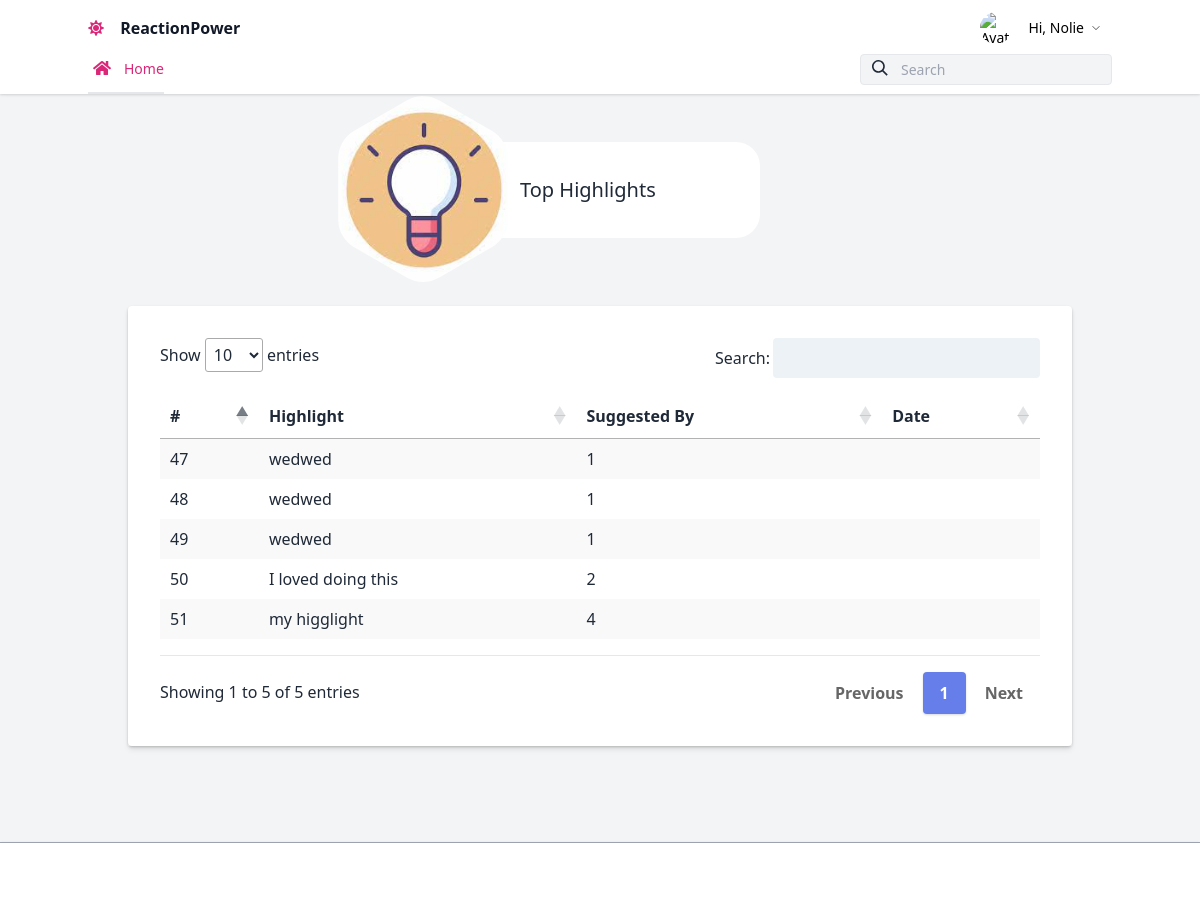
Screenshot of /responses/highlights/ (signed in) with the database file from the repository.
### responses/models.py (models this page shows)
class Responses(models.Model):
    CHOICES = [('1', 1),
               ('2', 2),
               ('3', 3),
               ('4', 4),
               ('5', 5), ]
    morale = models.IntegerField(max_length=1, null=True)
    top_goal = models.CharField(max_length=200, null=True)
    highlights = models.CharField(max_length=200, null=True)
    lowlights = models.CharField(max_length=200, null=True)
    w_load = models.CharField(max_length=500, null=True)
    goal_obs = models.CharField(max_length=100, null=True)
    m_tip = models.CharField(max_length=500, null=True)
    date = models.DateTimeField(auto_now=True,null=False)
    employee = models.ForeignKey(User, on_delete=models.SET_NULL, null=True, blank=True)

### responses/views.py (the view)
# urls.py: path('highlights/', views.top_highlights, name='highlights'),
@login_required
def top_highlights(request):
    highligh = Responses.objects.all()
    context = {
        'highlight': highligh.values()
    }
    return render(request, "responses/highlights.html", context)

### responses/templates/responses/highlights.html (shortened to what this page needs)
{% extends 'responses/base.html' %}
{% load response_tags %}
{% block body %}
<div class="flex items-center justify-center  bg-gray-100" style="margin-top:30px;">
    <div class="flex flex-col items-center w-full max-w-xs p-4 bg-white rounded-3xl md:flex-row">
        <div class="-mt-28 md:-my-16 md:-ml-32" style="clip-path: url(#roundedPolygon)">
            <img
                    class="w-auto h-48"
                    alt="Ahmed Kamel"
            />
        </div>
        <div class="flex flex-col space-y-4">
            <div class="flex flex-col items-center md:items-start">
                <h2 class="text-xl font-medium">Top Highlights </h2>
            </div>
        </div>
    </div>
</div>
<div class="flex mb-4">
    <div class="container w-full md:w-5/5 xl:w-4/5  mx-auto px-2">
        <div class="w-full md:w-5/5 mx-auto p-8">
            <div class="relative pt-1">
                <div class="flex mb-2 items-center justify-between">
                    <div>
                                                <span class="text-xs font-semibold inline-block py-1 px-2 uppercase">
                                                </span>
                    </div>
                </div>
            </div>
            <div class="shadow-md">
                <div id='recipients' class="p-8 mt-6 lg:mt-0 rounded shadow bg-white">
            <table id="example" class="stripe hover" style="width:100%; padding-top: 1em;  padding-bottom: 1em;">
                <thead>
                <tr>
                    <th data-priority="1">#</th>
                    <th data-priority="1">Highlight</th>
                    <th data-priority="2">Suggested By</th>
                    <th data-priority="3">Date</th>
                </tr>
                </thead>
                <tbody>
                {% for item in highlight %}
                <tr>
                    <td>{{ item.id }}</td>
                    <td>{{ item.highlights }}</td>
                    <td>{{ item.employee_id }}</td>
                    <td>{{ item.LastName }}</td>
                </tr>
                {% endfor %}
                </tbody>
            </table>
        </div>
            </div>
        </div>
    </div>
</div>
{% endblock body %}

### responses/templates/responses/navbar.html (shortened to what this page needs)
<nav id="header" class="bg-white fixed w-full z-10 top-0 shadow">
    <div class="w-full container mx-auto flex flex-wrap items-center mt-0 pt-3 pb-3 md:pb-0">
        <div class="w-1/2 pl-2 md:pl-0">
            <a class="text-gray-900 text-base xl:text-xl no-underline hover:no-underline font-bold" href="#">
                <i class="fas fa-sun text-pink-600 pr-3"></i> ReactionPower
            </a>
        </div>
        <div class="w-1/2 pr-0">
            <div class="flex relative inline-block float-right">
                <div class="relative text-sm">
                    <button id="userButton" class="flex items-center focus:outline-none mr-3">
                        <img class="w-8 h-8 rounded-full mr-4" src="https://upload.wikimedia.org/wikipedia/commons/thumb/1/12/User_icon_2.svg/220px-User_icon_2.svg.png" alt="Avatar of User">
                        <span class="hidden md:inline-block">
                            Hi, {{ user }} </span>
                    </button>
                </div>
            </div>
        </div>
        <div class="w-full flex-grow lg:flex lg:items-center lg:w-auto hidden lg:block mt-2 lg:mt-0 bg-white z-20"
             id="nav-content">
            <ul class="list-reset lg:flex flex-1 items-center px-4 md:px-0">
                <li class="mr-6 my-2 md:my-0">
                    {% if user.is_superuser %}
                    <a href="{% url 'responses:dashboard' %}"
                       class="block py-1 md:py-3 pl-1 align-middle text-pink-600 no-underline hover:text-gray-900 border-b-2 border-orange-600 hover:border-orange-600">
                        <i class="fas fa-home fa-fw mr-3 text-pink-600"></i><span
                            class="pb-1 md:pb-0 text-sm">Home</span>
                    </a>
                    {% else %}
                    <a href="{% url 'responses:my_responses' %}"
                       class="block py-1 md:py-3 pl-1 align-middle text-pink-600 no-underline hover:text-gray-900 border-b-2 border-orange-600 hover:border-orange-600">
                        <i class="fas fa-home fa-fw mr-3 text-pink-600"></i><span
                            class="pb-1 md:pb-0 text-sm">Home</span>
                    </a>
                    {% endif %}
                </li>
            </ul>
            <div class="relative pull-right pl-4 pr-4 md:pr-0">
                <input type="search" placeholder="Search"
                       class="w-full bg-gray-100 text-sm text-gray-800 transition border focus:outline-none focus:border-gray-700 rounded py-1 px-2 pl-10 appearance-none leading-normal">
                <div class="absolute search-icon" style="top: 0.375rem;left: 1.75rem;">
                    <svg class="fill-current pointer-events-none text-gray-800 w-4 h-4"
                         xmlns="http://www.w3.org/2000/svg" viewBox="0 0 20 20">
                        <path d="M12.9 14.32a8 8 0 1 1 1.41-1.41l5.35 5.33-1.42 1.42-5.33-5.34zM8 14A6 6 0 1 0 8 2a6 6 0 0 0 0 12z"></path>
                    </svg>
                </div>
            </div>
        </div>
    </div>
</nav>

### responses/templates/responses/highlights.html (style rules this page uses)
table.dataTable.no-footer { border-bottom: 1px solid #e2e8f0; margin-top: 0.75em; margin-bottom: 0.75em; }

### rows the page displays
Responses: id "47", highlights "wedwed", employee_id "1"
Responses: id "48", highlights "wedwed", employee_id "1"
Responses: id "49", highlights "wedwed", employee_id "1"
Responses: id "50", highlights "I loved doing this", employee_id "2"
Responses: id "51", highlights "my higglight", employee_id "4"

### other values shown
{{ user }} "Nolie"
